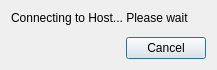
<?xml version="1.0" encoding="UTF-8"?>
<ui version="4.0">
 <class>Connecting</class>
 <widget class="QDialog" name="Connecting">
  <property name="geometry">
   <rect>
    <x>0</x>
    <y>0</y>
    <width>217</width>
    <height>70</height>
   </rect>
  </property>
  <property name="windowTitle">
   <string>Dialog</string>
  </property>
  <layout class="QVBoxLayout" name="verticalLayout">
   <item>
    <widget class="QLabel" name="label">
     <property name="text">
      <string>Connecting to Host... Please wait</string>
     </property>
    </widget>
   </item>
   <item>
    <spacer name="verticalSpacer">
     <property name="orientation">
      <enum>Qt::Vertical</enum>
     </property>
     <property name="sizeHint" stdset="0">
      <size>
       <width>20</width>
       <height>4</height>
      </size>
     </property>
    </spacer>
   </item>
   <item>
    <layout class="QHBoxLayout" name="horizontalLayout">
     <item>
      <spacer name="horizontalSpacer">
       <property name="orientation">
        <enum>Qt::Horizontal</enum>
       </property>
       <property name="sizeHint" stdset="0">
        <size>
         <width>40</width>
         <height>20</height>
        </size>
       </property>
      </spacer>
     </item>
     <item>
      <widget class="QPushButton" name="pushButton">
       <property name="text">
        <string>Cancel</string>
       </property>
      </widget>
     </item>
    </layout>
   </item>
  </layout>
 </widget>
 <resources/>
 <connections/>
</ui>
